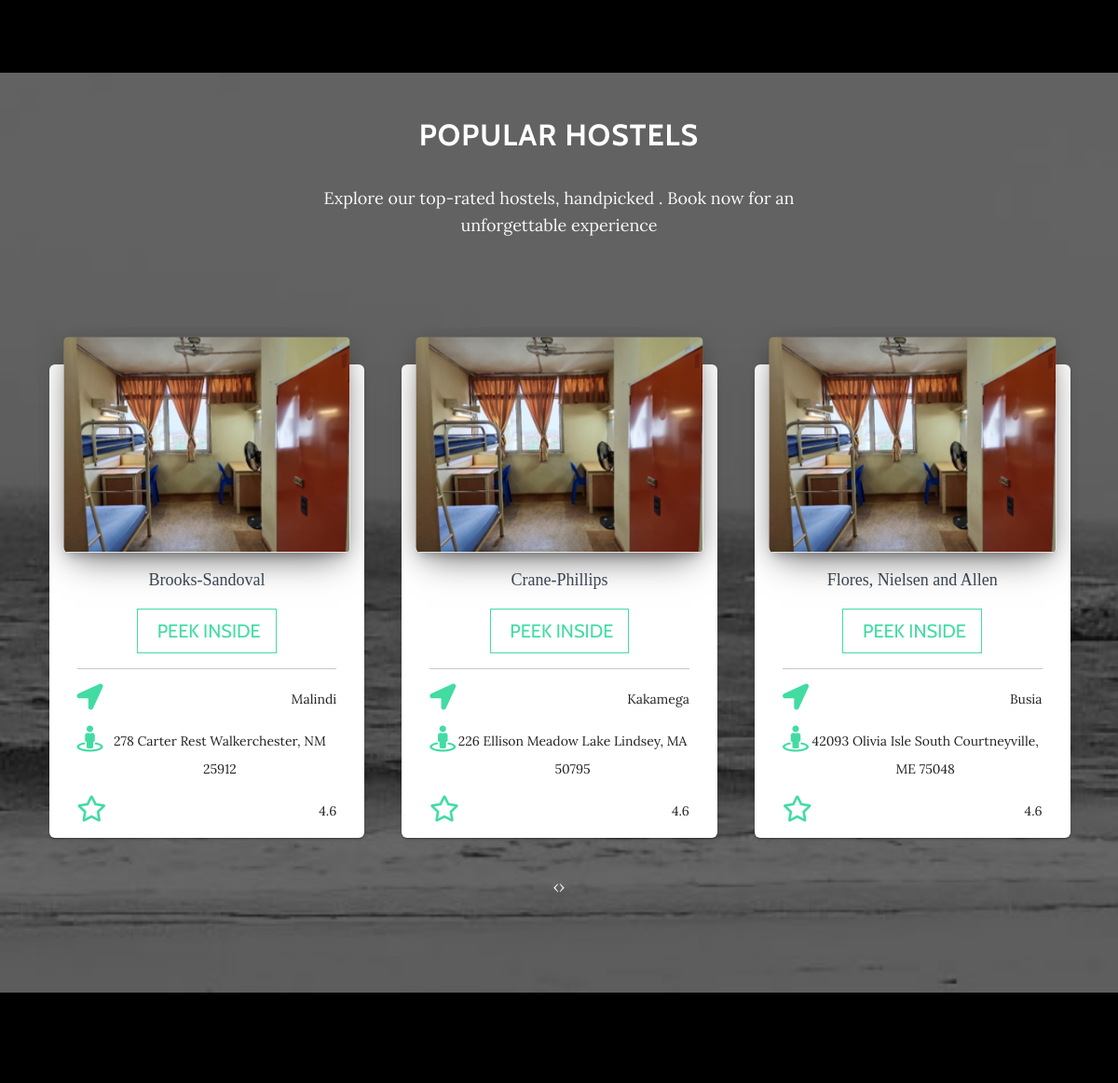
Before: / (middle part) with the older database file.
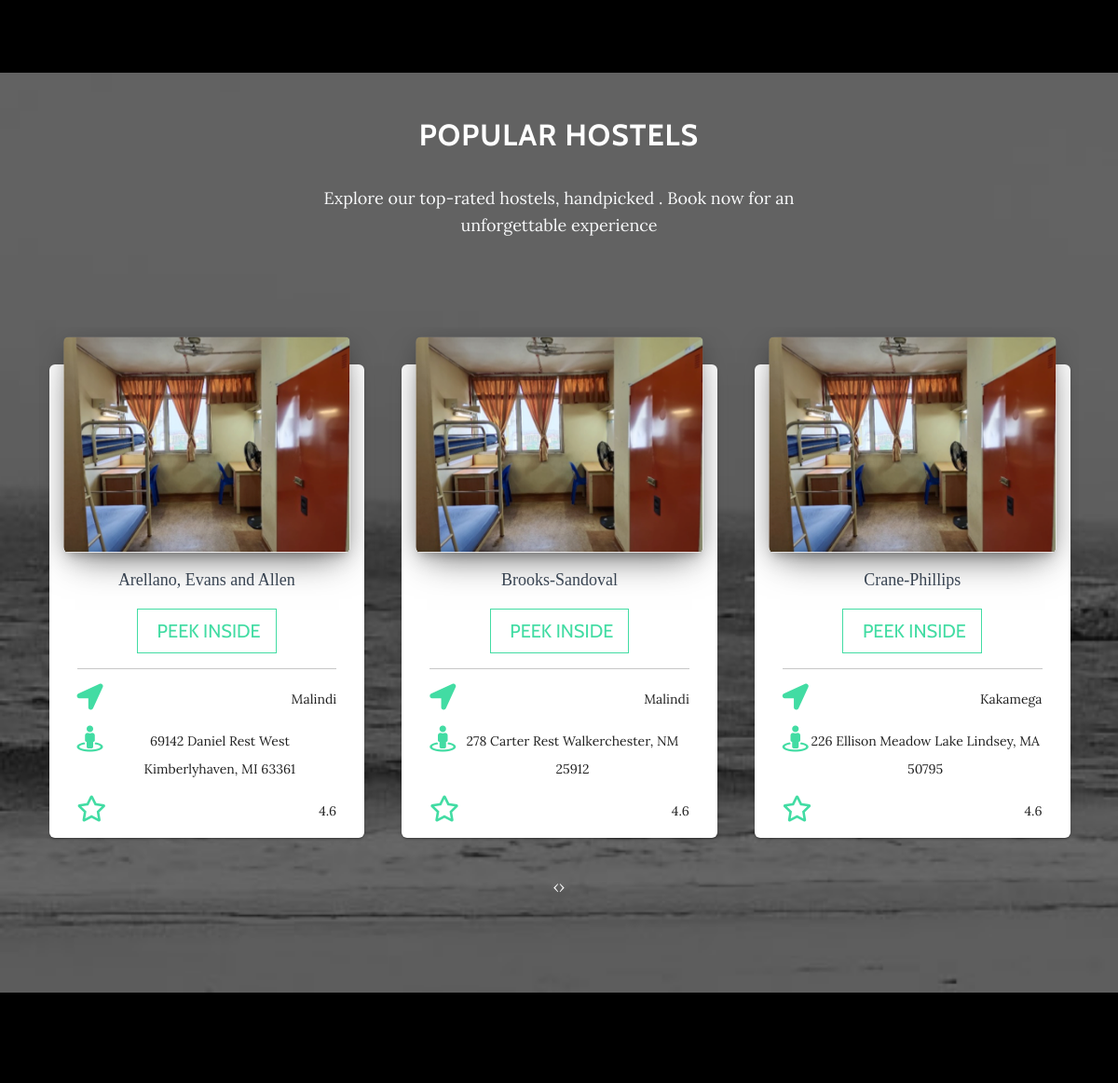
After: the same page with the newer database file.
### hostel_app/models.py (models this page shows, shortened)
class Hostel(models.Model):
    name = models.CharField(max_length=50)
    cover = models.ImageField(upload_to='cover', default='default.png')
    services = models.ManyToManyField("Service")
    location = models.ForeignKey(
        'Location', on_delete=models.SET_NULL, null=True)
    address = models.CharField(max_length=250, null=True)
    owner = models.ForeignKey(User, on_delete=models.SET_NULL, null=True)
    def get_absolute_url(self):
        return reverse("hostel-detail", kwargs={"pk": self.pk})
    class Meta:
        verbose_name = 'Hostel'
        verbose_name_plural = 'Hostels'
        ordering = ['name']

class Location(models.Model):
    name = models.CharField(max_length=150,blank=True)
    latitude = models.DecimalField(max_digits=9, decimal_places=6,null=True)
    longitude = models.DecimalField(max_digits=9, decimal_places=6,null=True)
    timestamp = models.DateTimeField(auto_now_add=True, null=True)
    def __str__(self):
        return self.name
    class Meta:
        verbose_name = 'UserLocation'
        verbose_name_plural = 'UserLocations'

### hostel_app/views.py (the view)
# urls.py: path('', views.hostel_home, name='hostel-home'),
def hostel_home(request):
    context = {}
    context['hostels'] = Hostel.objects.all()
    return render(request, 'hostel_home.html', context)

### hostel_app/templates/hostel_home.html (shortened to what the changed rows need)
{% extends 'hostel_base.html' %}
{% load static %}
{% block main %}
<section class="text-center download-section content-section" id="hostels"
    style="background-image: url('{% static 'assets/img/downloads-bg.jpg' %}');padding: 0;">
    <div class="container py-4 py-xl-5">
        <div class="row mb-5">
            <div class="col-md-8 col-xl-6 text-center mx-auto">
                <h2>Popular hostels</h2>
            </div>
        </div>
        <section data-aos="zoom-in-down" data-aos-duration="400" data-aos-once="true" class="min-vh-100"
            style="padding-top: 30px;padding-bottom: 30px;min-height: 50vh !important;">
            <div class="container" style="min-width: 90vw;padding: 0;width: 100%;">
                {% if hostels %}
                <div data-aos="fade-up" data-aos-duration="400" data-aos-delay="200" data-aos-once="true"
                    class="owl-slider" style="width: 100%;">
                    <div id="carousel" class="owl-carousel">
                        {% for hostel in hostels %}
                        <div class="item height-350" style="height: auto;padding: 10px;">
                            <div class="col-md-4" style="width: 100%;">
                                <div class="blog-card blog-card-blog">
                                    <div class="blog-card-image"><a href="#"><img class="img-fluid img"
                                                src="{{hostel.cover.url}}"></a>
                                    </div>
                                    <div class="blog-table">
                                        <p class="blog-card-description"
                                            style="font-family: 'Playfair Display', serif;">{{hostel.name}}</p><a
                                            href="{{hostel.get_absolute_url}}"
                                            class="btn btn-primary btn-lg btn-default" type="button"><span
                                                class="network-name">&nbsp;Peek
                                                inside</span></a>
                                        <hr>
                                        <div class="d-flex justify-content-between ftr">
                                            <div class="author"><a href="https://github.com/DesignofCp"
                                                    target="_blank"><i class="fas fa-location-arrow"
                                                        style="font-size: 28px;"></i></a></div>
                                            <div class="stats"><span>{{hostel.location}}</span></div>
                                        </div>
                                        <div class="d-flex justify-content-between ftr">
                                            <div class="author"><a href="https://github.com/DesignofCp"
                                                    target="_blank"><i class="fas fa-street-view"
                                                        style="font-size: 28px;"></i></a></div>
                                            <div class="stats"><span>{{hostel.address}}</span></div>
                                        </div>
                                        <div class="d-flex justify-content-between ftr">
                                            <div class="author"><a href="https://github.com/DesignofCp"
                                                    target="_blank"><i class="far fa-star"
                                                        style="font-size: 28px;"></i></a></div>
                                            <div class="stats"><span>4.6</span></div>
                                        </div>
                                    </div>
                                </div>
                            </div>
                        </div>
                        {% endfor %}
                    </div>
                </div>
                {% else %}
                <div class="p-5 mb-4 ">
                    <div class="container-fluid py-5">
                        <h1 class="display-5 fw-bold">No Hostels in the system</h1>
                    </div>
                </div>
                {% endif %}
            </div>
        </section>
    </div>
</section>
{% endblock main %}

Changed rows visible on the page:
no longer on this page (row unchanged): Hostel: cover (placeholder picture), name "Flores, Nielsen and Allen", location "Busia", address "42093 Olivia Isle South Courtneyville, ME 75048"
added Hostel: cover (placeholder picture), name "Arellano, Evans and Allen", location "Malindi", address "69142 Daniel Rest West Kimberlyhaven, MI 63361"
